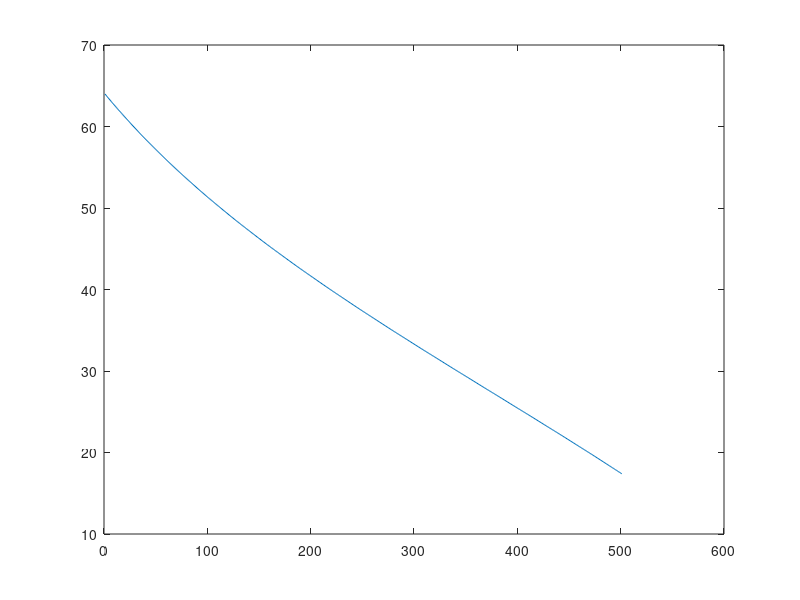
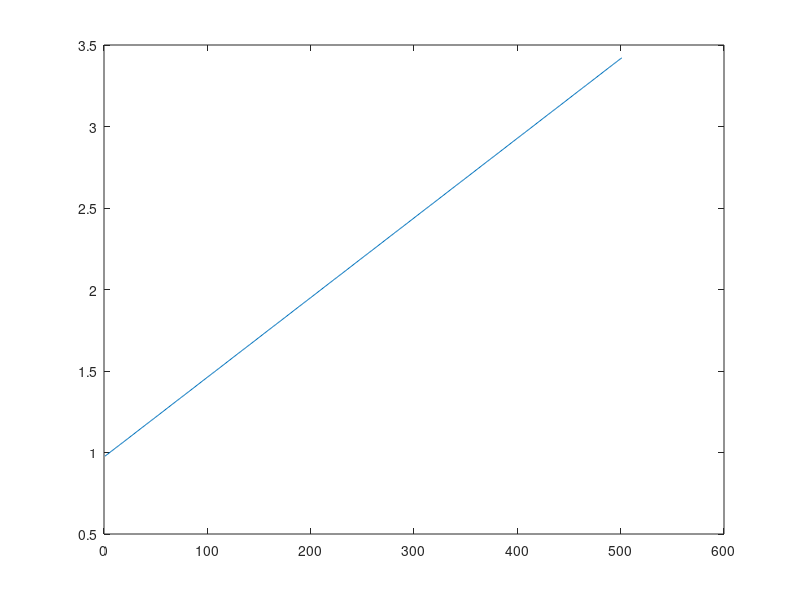
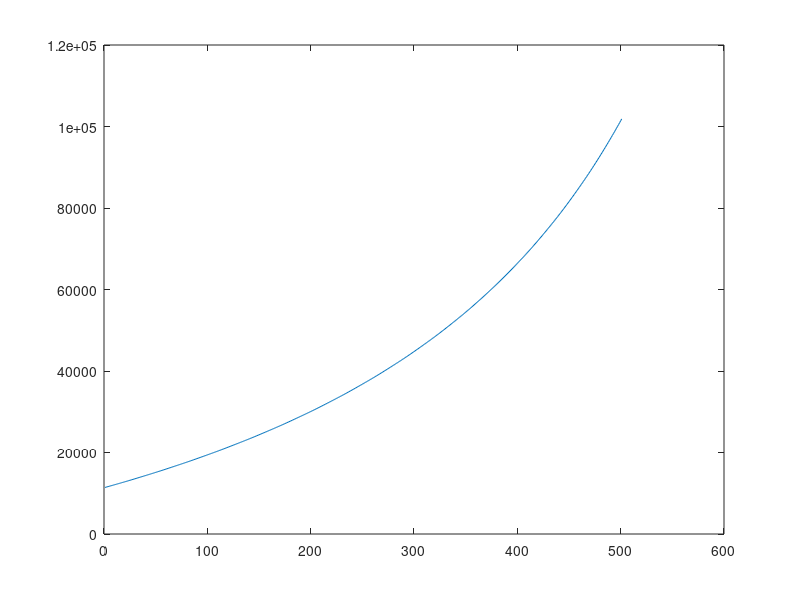

MATLAB code to generate these figures, in order:
close all;
clear;
clc;

B=4600;
R25=68e3;
Rser=47e3;
Vcc=5;
ain=200:700;

Vmeas=Vcc.*ain./1023;
Rmeas=Vmeas.*Rser./(Vcc-Vmeas);
denum=log(Rmeas./R25)./B+1/298.15;
Tk=1./denum;
Tc=Tk-273.15;
disp(Tc)
figure(1)
plot(Tc)
figure(2)
plot(Vmeas);
figure(3)
plot(Rmeas);
